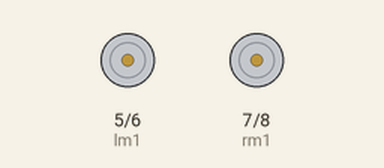
Recording of a sketch running on a simulated Arduino Uno, built with avr-gcc and run on an emulated ATmega328P. Shown: motor-driver pin pairs drawn as motors (green arrow = first pin HIGH = forward, orange = second pin HIGH = backward, longer = more drive, scaled by the enable pin).

Above: at 2.5 s.
At 8.4 s:
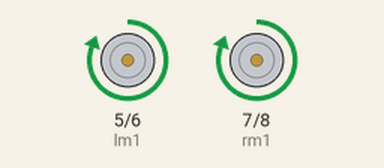
At 18.2 s:
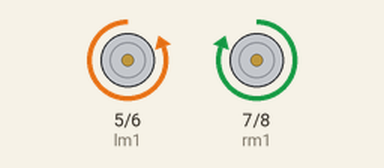
Timing chart, 0 to 23.7 s (numbered marks = the images above):
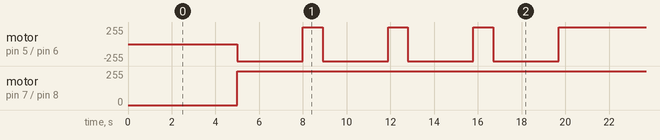

The sketch:

shapes1.ino
```cpp
// Code by Tunir Saha.
// Visit www.skubotics.in
// This code is for testing the Motor

const int lm1 = 5;
const int lm2 = 6;
const int lspeed = 9;
const int rm1 = 7;
const int rm2 = 8;
const int rspeed = 10;
// Above is the motor driver pin connection. LM1 and LM2 are the
// digital input pins from arduino to the motor driver. Same for
// RM1 and RM2 and lspeed and rspeed are the enable pins.
// Change accordingly.

int spd=255 , spdl = 100;
// Above sets the speed of the bot
void setup()
{
  pinMode(lm1, OUTPUT);
  pinMode(lm2, OUTPUT);
  pinMode(rm1, OUTPUT);
  pinMode(rm2, OUTPUT);
  pinMode(lspeed, OUTPUT);
  pinMode(rspeed, OUTPUT);
  analogWrite(lspeed, 255);
  analogWrite(rspeed, 255);
  Serial.begin(9600);
}

void loop()
{

  delay(5000) ;
  go_straight() ;
  delay(3000) ;
  digitalWrite(lm1,HIGH);
  digitalWrite(lm2,LOW);
  digitalWrite(rm1,HIGH);
  digitalWrite(rm2,LOW);
  delay(900) ;
stop_bot() ;
  go_straight() ;
  delay(3000) ;
  digitalWrite(lm1,HIGH);
  digitalWrite(lm2,LOW);
  digitalWrite(rm1,HIGH);
  digitalWrite(rm2,LOW);
  delay(900) ;
stop_bot() ;
  go_straight() ;
  delay(3000) ;
  digitalWrite(lm1,HIGH);
  digitalWrite(lm2,LOW);
  digitalWrite(rm1,HIGH);
  digitalWrite(rm2,LOW);
  delay(900) ;
stop_bot() ;
  go_straight() ;
  delay(3000) ;
  digitalWrite(lm1,HIGH);
  digitalWrite(lm2,LOW);
  digitalWrite(rm1,HIGH);
  digitalWrite(rm2,LOW);
  delay(900) ;


}


//  Here are the functions that are used in the program

void go_straight()
{
  digitalWrite(lm1,LOW);
  digitalWrite(lm2,HIGH);
  digitalWrite(rm1,HIGH);
  digitalWrite(rm2,LOW);
}

void go_backward()
{
  digitalWrite(lm1,HIGH);
  digitalWrite(lm2,LOW);
  digitalWrite(rm1,LOW);
  digitalWrite(rm2,HIGH);
}

void stop_bot()
{
  digitalWrite(lm1,LOW);
  digitalWrite(lm2,LOW);
  digitalWrite(rm1,LOW);
  digitalWrite(rm2,LOW);
}

void go_left()
{
  digitalWrite(lm1,LOW);
  digitalWrite(lm2,HIGH);
  digitalWrite(rm1,HIGH);
  digitalWrite(rm2,LOW);
}
void go_leftb()
{
  digitalWrite(lm1,LOW);
  digitalWrite(lm2,LOW);
  digitalWrite(rm1,LOW);
  digitalWrite(rm2,HIGH);
}

void go_right()
{
  digitalWrite(lm1,LOW);
  digitalWrite(lm2,HIGH);
  digitalWrite(rm1,HIGH);
  digitalWrite(rm2,LOW);
}
void go_rightb()
{
  digitalWrite(lm1,HIGH);
  digitalWrite(lm2,LOW);
  digitalWrite(rm1,LOW);
  digitalWrite(rm2,LOW);
}
```

Measured:
- by itself, motor on pin 7 (rm1) / pin 8 (rm2): stopped → forward 255/255 at 5.0 s
- by itself, motor on pin 5 (lm1) / pin 6 (lm2): repeats every 20.6 s: 3 × (forward 255/255 0.90 s, backward 255/255 3.0 s), forward 255/255 5.9 s, backward 255/255 3.0 s
